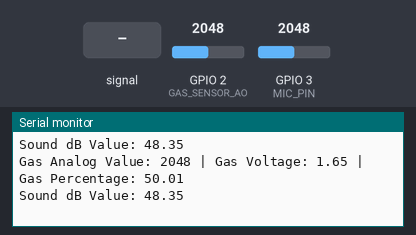
This program was run on a simulated Seeed XIAO ESP32-C3. On the bench: the last lines printed to the serial monitor. The inputs (shaded band) are chosen by the test bench; at power-on: GPIO 3 (MIC_PIN) = 2048, GPIO 2 (GAS_SENSOR_AO) = 2048.

Above: at 1.3 s.
1.4 s: GPIO 3 (MIC_PIN) set to 0
At 1.9 s:
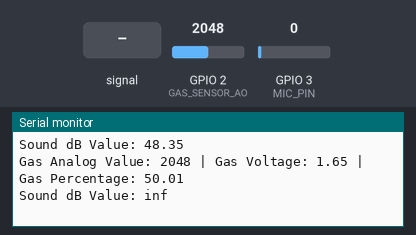
3.5 s: GPIO 2 (GAS_SENSOR_AO) set to 2866
At 3.9 s:
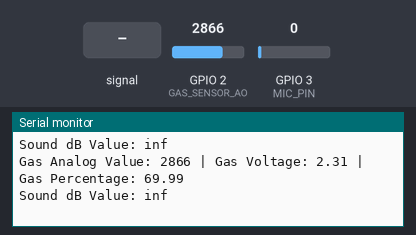
5.0 s: GPIO 3 (MIC_PIN) set to 491
At 5.4 s:
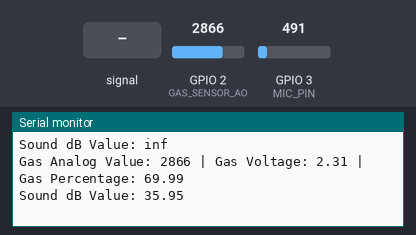
6.5 s: GPIO 3 (MIC_PIN) fed a 200 Hz sine of ±327 counts around its level
At 6.9 s:
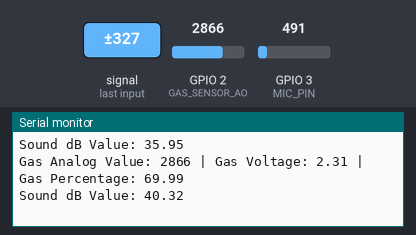
8.0 s: GPIO 2 (GAS_SENSOR_AO) set to 3603
At 8.5 s:
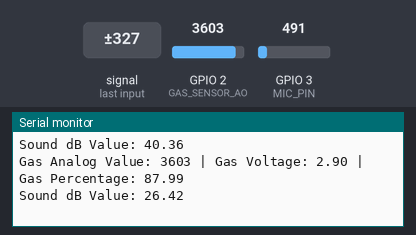
Timing chart, 0 to 10.5 s (numbered marks = the images above; inputs shaded):
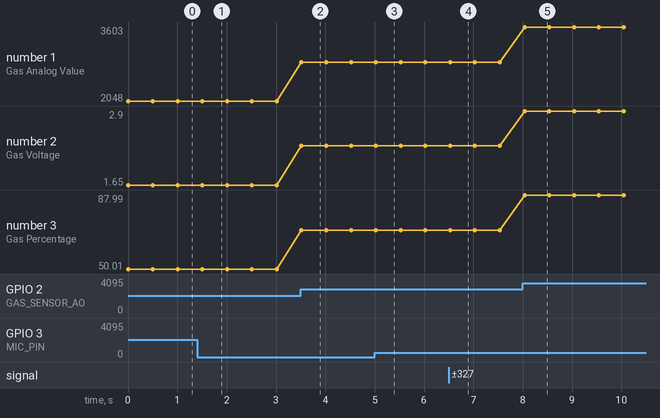

The program:

main.cpp
```cpp
#include <Arduino.h>

#define GAS_SENSOR_AO 2 // Analog pin (VP)
#define GAS_SENSOR_DO 4 // Digital pin (not used in code)
#define MIC_PIN 3       // Analog pin

// Function declarations
float readGas();
float getSoundLevelInDecibels();

void setup() {
    Serial.begin(115200);
    pinMode(GAS_SENSOR_AO, INPUT);
    pinMode(MIC_PIN, INPUT);
}

void loop() {
    float gasVoltage = readGas();
    float soundDB = getSoundLevelInDecibels();

    Serial.print("Sound dB Value: ");
    Serial.println(soundDB);

    delay(500);
}

// Function definitions
float readGas() {
    // Read analog value
    int sensorValue = analogRead(GAS_SENSOR_AO);
    float voltage = sensorValue * (3.3 / 4095.0); // Convert ADC to voltage
    float percentage = (voltage / 3.3) * 100;     // Convert voltage to percentage

    Serial.print("Gas Analog Value: ");
    Serial.print(sensorValue);
    Serial.print(" | Gas Voltage: ");
    Serial.print(voltage);
    Serial.print(" | Gas Percentage: ");
    Serial.println(percentage);

    return voltage;
}

float getSoundLevelInDecibels() {
    // Read the raw analog value from the microphone
    int rawValue = analogRead(MIC_PIN);

    // Convert the raw value to voltage (assuming 3.3V ADC reference on ESP32)
    float voltage = (rawValue / 4095.0) * 3.3;

    // Convert the voltage to decibels (example conversion, adjust based on sensor calibration)
    float decibels = 20 * log10(voltage / 0.00631); // 0.00631 is a reference voltage for 0 dB

    return decibels;
}
```

GasSensor.cpp
```cpp

```

Mic.cpp
```cpp

```

Measured:
- after the input at 1.4 s, the serial monitor: prints a new line after 0.11 s (image 1)
- after the input at 3.5 s, the serial monitor: prints a new line at once (image 2)
- after the input at 5.0 s, the serial monitor: prints a new line at once (image 3)
- after the input at 6.5 s, the serial monitor: prints a new line at once (image 4)
- after the input at 8.0 s, the serial monitor: prints a new line at once (image 5)
- plotted number 1: 2048 → 2866 after the input at 3.5 s, 2866 → 3603 after the input at 8.0 s
- plotted number 2: 1.65 → 2.31 after the input at 3.5 s, 2.31 → 2.9 after the input at 8.0 s
- plotted number 3: 50.01 → 69.99 after the input at 3.5 s, 69.99 → 87.99 after the input at 8.0 s
